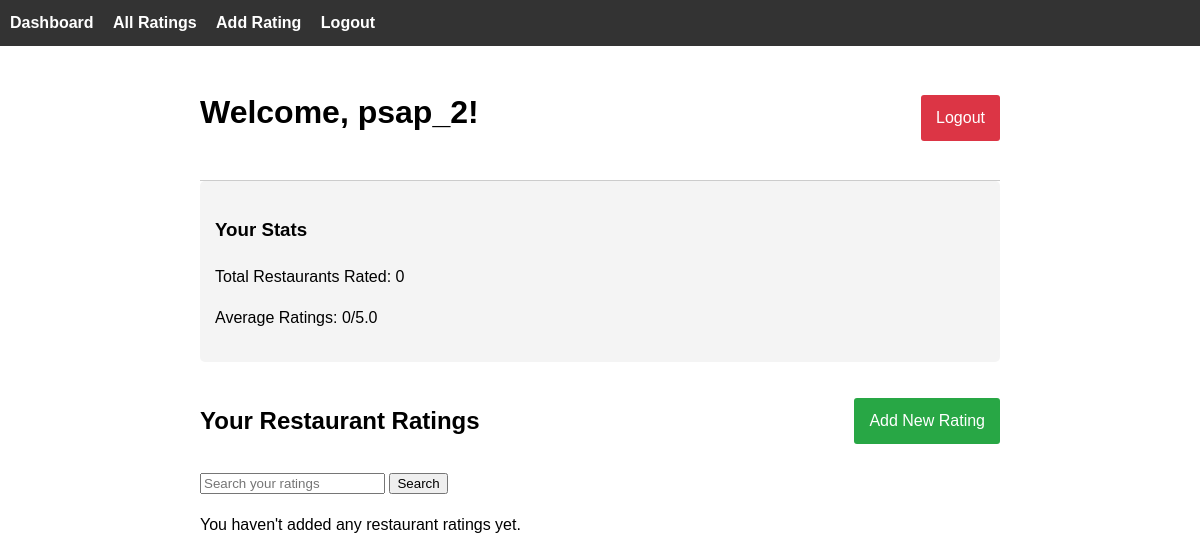
The page /dashboard (signed in) on the database as committed earlier.
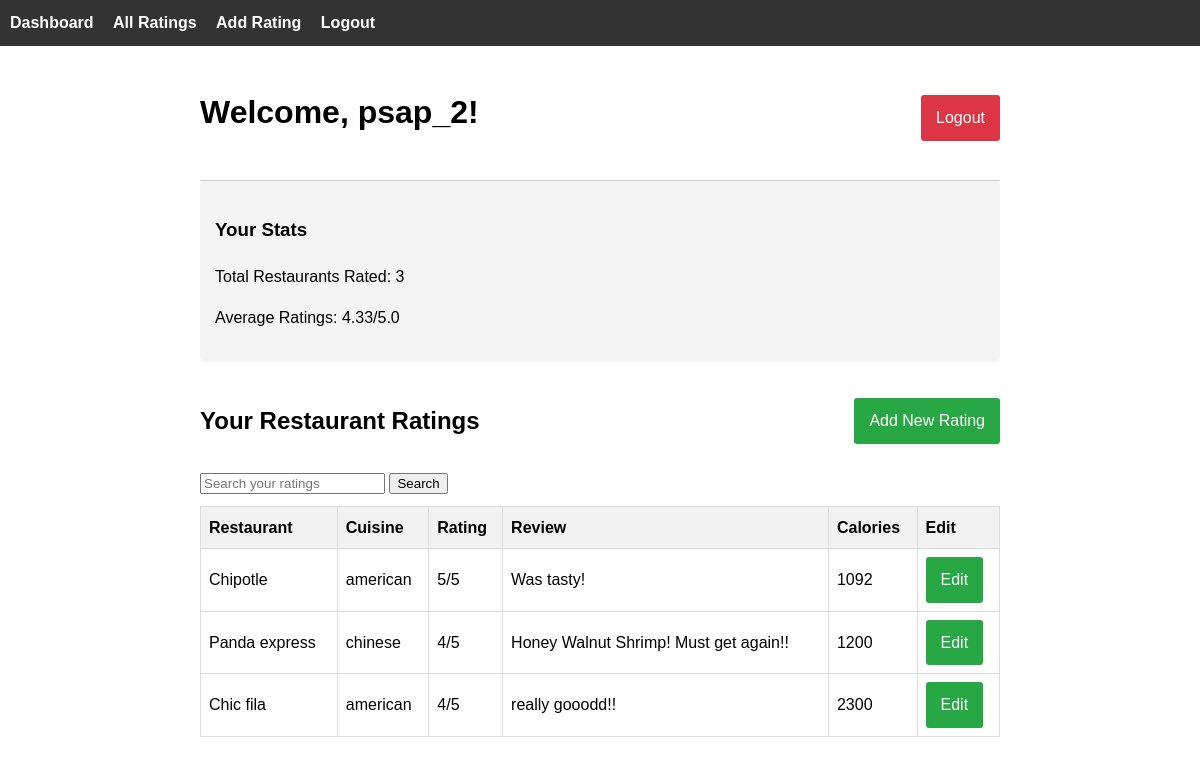
The same page on the database as committed later.
### models.py (models this page shows)
class RestaurantRating(db.Model):
    id = db.Column(db.Integer, primary_key=True)
    user_id = db.Column(db.Integer, db.ForeignKey('user.id'), nullable=False)  # foreign key to the user model
    restaurant_name = db.Column(db.String(100), nullable=False)
    rating = db.Column(db.Integer, nullable=False)
    cuisine_type = db.Column(db.String(50), nullable=False)
    meal_date = db.Column(db.Date, default=date.today)
    review = db.Column(db.Text, nullable=True)
    calories = db.Column(db.Integer, nullable=True)
    is_anonymous = db.Column(db.Boolean, default=False) #adding anomylity
    user = db.relationship('User', backref='ratings', lazy=True)  # relationship to the User model

### app.py (the view)
@app.route('/dashboard', methods=['GET', 'POST'])
@login_required
def dashboard():
    search_query = request.args.get('search', '')
    if search_query:
        ratings = RestaurantRating.query.filter(
            RestaurantRating.user_id == current_user.id,
            (RestaurantRating.restaurant_name.ilike(f'%{search_query}%') |
             RestaurantRating.cuisine_type.ilike(f'%{search_query}%'))
        ).order_by(RestaurantRating.meal_date.desc()).all()
    else:
        ratings = RestaurantRating.query.filter_by(user_id=current_user.id).order_by(RestaurantRating.meal_date.desc()).all()
    total_ratings = len(ratings)
    avg_rating = sum(rating.rating for rating in ratings) / total_ratings if ratings else 0
    return render_template('dashboard.html',
                           username=current_user.username,
                           ratings=ratings,
                           total_ratings=total_ratings,
                           avg_rating=round(avg_rating, 2))

### app.py (called while the page is built)
@login_manager.user_loader
def load_user(user_id):
    return User.query.get(int(user_id))

### templates/dashboard.html (shortened to what this page needs)
{% extends "base.html" %}
{% block content %}
<div class="header">
<h1>Welcome, {{ username }}!</h1>
<a href="{{ url_for('logout') }}" class="btn btn-danger">Logout</a>
</div>
<div class="stats">
<h3>Your Stats</h3>
<p>Total Restaurants Rated: {{ total_ratings }}</p>
<p>Average Ratings: {{ avg_rating }}/5.0</p>
</div>
<div>
<div style="display: flex; justify-content: space-between; align-items: center; margin-bottom: 10px;">
    <h2>Your Restaurant Ratings</h2>
    <a href="{{ url_for('add_rating') }}" class="btn btn-primary">Add New Rating</a>
</div>
<div style="margin-bottom: 10px;">
    <form method="GET" action="{{ url_for('dashboard') }}">
        <input type="text" name="search" placeholder="Search your ratings" value="{{ request.args.get('search', '') }}">
        <button type="submit">Search</button>
    </form>
</div>
{% if ratings %}
    <table class="ratings-table">
        <thead>
            <tr>
                <th>Restaurant</th>
                <th>Cuisine</th>
                <th>Rating</th>
                <th>Review</th>
                <th>Calories</th>
                <th>Edit</th>
            </tr>
        </thead>
        <tbody>
            {% for rating in ratings %}
            <tr>
                <td>{{ rating.restaurant_name }}</td>
                <td>{{ rating.cuisine_type }}</td>
                <td>{{ rating.rating }}/5</td>
                <td>{{ rating.review or 'No review' }}</td>
                <td>{{ rating.calories }}</td>
                <td><a href="{{ url_for('edit_rating', rating_id=rating.id) }}" class="btn btn-primary">Edit</a></td>
            </tr>
            {% endfor %}
        </tbody>
    </table>
{% else %}
    <p>You haven't added any restaurant ratings yet.</p>
{% endif %}
</div>
{% endblock %}

Rows that differ between the two databases and show on the page:
added RestaurantRating: restaurant_name "Chipotle", cuisine_type "american", rating "5", review "Was tasty!", calories "1092"
added RestaurantRating: restaurant_name "Panda express", cuisine_type "chinese", rating "4", review "Honey Walnut Shrimp! Must get again!!", calories "1200"
added RestaurantRating: restaurant_name "Chic fila", cuisine_type "american", rating "4", review "really gooodd!!", calories "2300"
Other text that changed with them:
{{ total_ratings }}: "0" → "3"
{{ avg_rating }}: "0" → "4.33"
text no longer shown: "You haven't added any restaurant ratings yet."
text now shown: "Restaurant Cuisine Rating Review Calories Edit"
